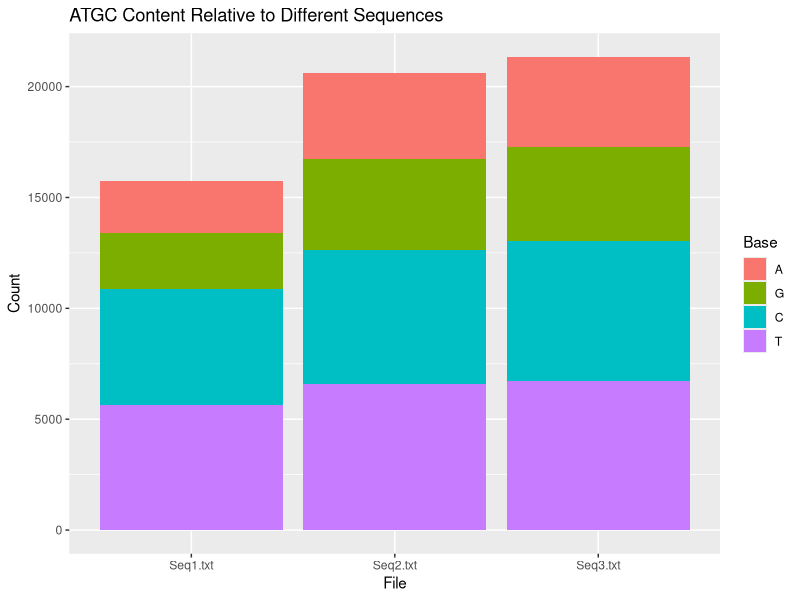

This chart was generated by the following R code:
# Author: Sofie Christie

# Fetch command line arguments
#myArgs <- commandArgs(trailingOnly = TRUE)

# Convert to numerics
# nums = as.numeric(myArgs)

png(file="plot.png")

#df <- read.csv(text =
#"File,A,T,C,G
#Seq1.txt,214,214,210,189
#Seq2.txt,120,120,130,67
#Seq3.txt,119,118,58,42
#Seq4.txt,95,96,90,180", header = TRUE)

df <- read.csv("SeqComparison.csv", header = TRUE)

library(ggplot2)
library(reshape2)

df <- melt(df, id = 'File')
ggplot(
   data = df,
   aes(
      y = value,
      x = File,
      group = variable,
      shape = variable,
      fill = variable
   )
) +
geom_bar(stat = "identity") + labs(y="Count", fill="Base", title="ATGC Content Relative to Different Sequences")
